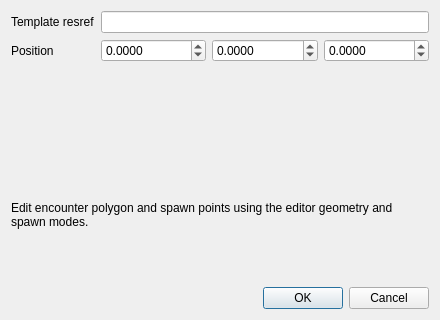
<?xml version="1.0" encoding="UTF-8"?>
<ui version="4.0">
 <class>Dialog</class>
 <widget class="QDialog" name="Dialog">
  <property name="geometry">
   <rect>
    <x>0</x>
    <y>0</y>
    <width>440</width>
    <height>320</height>
   </rect>
  </property>
  <property name="windowTitle">
   <string>Encounter instance</string>
  </property>
  <layout class="QVBoxLayout" name="verticalLayout">
   <item>
    <layout class="QFormLayout" name="formLayout">
     <item row="0" column="0">
      <widget class="QLabel" name="labelResref">
       <property name="text">
        <string>Template resref</string>
       </property>
      </widget>
     </item>
     <item row="0" column="1">
      <widget class="QLineEdit" name="resrefEdit">
       <property name="maxLength">
        <number>16</number>
       </property>
      </widget>
     </item>
     <item row="1" column="0">
      <widget class="QLabel" name="labelPos">
       <property name="text">
        <string>Position</string>
       </property>
      </widget>
     </item>
     <item row="1" column="1">
      <layout class="QHBoxLayout" name="posLayout">
       <item>
        <widget class="QDoubleSpinBox" name="xPosSpin">
         <property name="minimum">
          <double>-1000000.000000000000000</double>
         </property>
         <property name="maximum">
          <double>1000000.000000000000000</double>
         </property>
         <property name="decimals">
          <number>4</number>
         </property>
        </widget>
       </item>
       <item>
        <widget class="QDoubleSpinBox" name="yPosSpin">
         <property name="minimum">
          <double>-1000000.000000000000000</double>
         </property>
         <property name="maximum">
          <double>1000000.000000000000000</double>
         </property>
         <property name="decimals">
          <number>4</number>
         </property>
        </widget>
       </item>
       <item>
        <widget class="QDoubleSpinBox" name="zPosSpin">
         <property name="minimum">
          <double>-1000000.000000000000000</double>
         </property>
         <property name="maximum">
          <double>1000000.000000000000000</double>
         </property>
         <property name="decimals">
          <number>4</number>
         </property>
        </widget>
       </item>
      </layout>
     </item>
    </layout>
   </item>
   <item>
    <widget class="QLabel" name="hintLabel">
     <property name="text">
      <string>Edit encounter polygon and spawn points using the editor geometry and spawn modes.</string>
     </property>
     <property name="wordWrap">
      <bool>true</bool>
     </property>
    </widget>
   </item>
   <item>
    <widget class="QDialogButtonBox" name="buttonBox">
     <property name="orientation">
      <enum>Qt::Horizontal</enum>
     </property>
     <property name="standardButtons">
      <set>QDialogButtonBox::Cancel|QDialogButtonBox::Ok</set>
     </property>
    </widget>
   </item>
  </layout>
 </widget>
 <resources/>
 <connections>
  <connection>
   <sender>buttonBox</sender>
   <signal>accepted()</signal>
   <receiver>Dialog</receiver>
   <slot>accept()</slot>
  </connection>
  <connection>
   <sender>buttonBox</sender>
   <signal>rejected()</signal>
   <receiver>Dialog</receiver>
   <slot>reject()</slot>
  </connection>
 </connections>
</ui>
